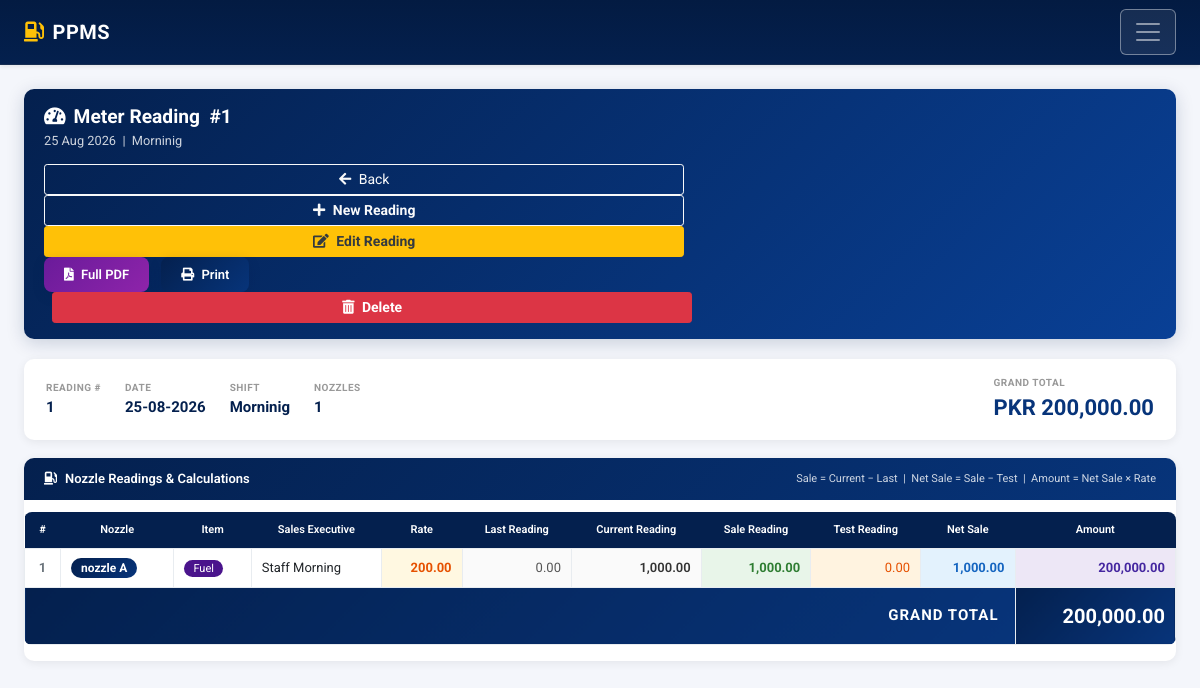
The app's page /meter-readings/view-meter-reading.php?id=1 (signed in) with its own data.
### tables this page shows
CREATE TABLE `tbl_meter_readings` (
  `id` int(11) NOT NULL,
  `date` date NOT NULL,
  `shift_id` int(11) NOT NULL DEFAULT 0,
  `payment_type` varchar(32) NOT NULL DEFAULT 'Cash',
  `grand_total` decimal(12,2) NOT NULL DEFAULT 0.00,
  `remarks` text DEFAULT NULL,
  `created_at` timestamp NOT NULL DEFAULT current_timestamp(),
  `updated_at` timestamp NOT NULL DEFAULT current_timestamp() ON UPDATE current_timestamp(),
  `deleted_at` datetime DEFAULT NULL
);

CREATE TABLE `tbl_shifts` (
  `id` int(11) NOT NULL,
  `name` varchar(128) NOT NULL,
  `start_time` time NOT NULL,
  `end_time` time NOT NULL,
  `status` enum('Active','Inactive') NOT NULL DEFAULT 'Active',
  `deleted_at` datetime DEFAULT NULL
);

CREATE TABLE `tbl_meter_reading_details` (
  `id` int(11) NOT NULL,
  `meter_reading_id` int(11) NOT NULL,
  `nozzle_id` int(11) NOT NULL,
  `staff_id` int(11) NOT NULL DEFAULT 0,
  `item_type` varchar(64) NOT NULL DEFAULT '',
  `price` decimal(10,2) NOT NULL DEFAULT 0.00,
  `last_reading` decimal(12,2) NOT NULL DEFAULT 0.00,
  `current_reading` decimal(12,2) NOT NULL DEFAULT 0.00,
  `sale_reading` decimal(12,2) NOT NULL DEFAULT 0.00,
  `test_reading` decimal(12,2) NOT NULL DEFAULT 0.00,
  `net_sale` decimal(12,2) NOT NULL DEFAULT 0.00,
  `amount` decimal(12,2) NOT NULL DEFAULT 0.00,
  `payment_type` varchar(32) NOT NULL DEFAULT 'Cash',
  `created_at` timestamp NOT NULL DEFAULT current_timestamp(),
  `updated_at` timestamp NOT NULL DEFAULT current_timestamp() ON UPDATE current_timestamp()
);

CREATE TABLE `tbl_nozzles` (
  `id` int(11) NOT NULL,
  `name` varchar(128) NOT NULL,
  `tank_id` int(11) NOT NULL,
  `item_id` int(11) NOT NULL,
  `start_reading` decimal(12,2) NOT NULL DEFAULT 0.00,
  `status` enum('Active','Inactive') NOT NULL DEFAULT 'Active',
  `created_at` timestamp NOT NULL DEFAULT current_timestamp(),
  `updated_at` timestamp NOT NULL DEFAULT current_timestamp() ON UPDATE current_timestamp(),
  `deleted_at` datetime DEFAULT NULL
);

### include/permissions.php (called while the page is built, shortened)
<?php
require_once __DIR__ . '/config.php';
function has_permission($module_slug, $action) {
    global $connection;
    $user_id = intval($_SESSION['loggedInUser']);
    $user_res = mysqli_query($connection, "SELECT type, role_id FROM tbl_accounts WHERE id = '$user_id' LIMIT 1");
    if (!$user_res || !($user = mysqli_fetch_assoc($user_res))) {
        return false;
    }
    if (strtolower(trim($user['type'] ?? '')) === 'admin') {
        return true;
    }
    return false;
}
?>

### meter-readings/view-meter-reading.php (the view, shortened to what this page needs)
<?php
require '../include/config.php';
require '../include/permissions.php';
$id = intval($_GET['id']);
$header_result = mysqli_query($connection,
    "SELECT mr.*, sh.name AS shift_name
     FROM tbl_meter_readings mr
     LEFT JOIN tbl_shifts sh ON mr.shift_id = sh.id
     WHERE mr.id = $id LIMIT 1");
$header = mysqli_fetch_assoc($header_result);
$isSoftDeleted = !empty($header['deleted_at']);
$details_sql = "SELECT mrd.*,
                       n.name AS nozzle_name,
                       CONCAT(st.first_name,' ',st.last_name) AS exec_name
                FROM tbl_meter_reading_details mrd
                LEFT JOIN tbl_nozzles n  ON mrd.nozzle_id = n.id
                LEFT JOIN tbl_staff   st ON st.id = mrd.staff_id
                WHERE mrd.meter_reading_id = $id
                ORDER BY mrd.id ASC";
$details_result = mysqli_query($connection, $details_sql);
$details = [];
while ($r = mysqli_fetch_assoc($details_result)) { $details[] = $r; }
$calcGrand = 0;
foreach ($details as $d) { $calcGrand += floatval($d['amount']); }
?>
<!DOCTYPE html>
<html lang="en">
<head>
    <link rel="stylesheet" href="https://stackpath.bootstrapcdn.com/bootstrap/4.3.1/css/bootstrap.min.css">
    <link rel="stylesheet" href="https://cdnjs.cloudflare.com/ajax/libs/font-awesome/5.11.2/css/all.min.css">
    <link rel="stylesheet" href="../include/style.css?v=1.0.1">
</head>
<body>
<?php include('../include/navbar.php'); ?>
<main class="main">
<div class="container-fluid pt-4 pb-5 px-4">
<?php
$grandDisplay = $calcGrand > 0 ? $calcGrand : floatval($header['grand_total']);
?>
<div class="page-header no-print">
    <div>
        <h4><i class="fas fa-tachometer-alt mr-2"></i>Meter Reading &nbsp;#<?php echo $id; ?></h4>
        <small style="opacity:.8;">
            <?php echo date('d M Y', strtotime($header['date'])); ?>
            &nbsp;|&nbsp; <?php echo htmlspecialchars($header['shift_name'] ?? 'N/A'); ?>
        </small>
    </div>
    <div>
        <a href="meter-reading-list.php" class="btn btn-outline-light btn-sm mr-2">
            <i class="fas fa-arrow-left mr-1"></i> Back
        </a>
        <?php if (has_permission('meter_readings', 'add')): ?>
        <a href="add-meter-reading.php" class="btn btn-outline-light btn-sm mr-2 font-weight-bold">
            <i class="fas fa-plus mr-1"></i> New Reading
        </a>
        <?php endif; ?>
        <?php if (has_permission('meter_readings', 'edit') && !$isSoftDeleted): ?>
        <a href="edit-meter-reading.php?id=<?php echo $id; ?>" class="btn btn-warning btn-sm mr-2 font-weight-bold text-dark">
            <i class="fas fa-edit mr-1"></i> Edit Reading
        </a>
        <?php endif; ?>
        <a href="generate-pdf-meter-reading.php?id=<?php echo $id; ?>" target="_blank"
           class="btn-print mr-2" style="display:inline-block;text-decoration:none;background:linear-gradient(135deg,#6a1b9a,#8e24aa);">
            <i class="fas fa-file-pdf mr-1"></i> Full PDF
        </a>
        <button onclick="window.print()" class="btn-print">
            <i class="fas fa-print mr-1"></i> Print
        </button>
        <?php if (has_permission('meter_readings', 'delete') && !$isSoftDeleted): ?>
        <button onclick="deleteMeterReading(<?php echo $id; ?>)" class="btn btn-danger btn-sm ml-2 font-weight-bold">
            <i class="fas fa-trash-alt mr-1"></i> Delete
        </button>
        <?php endif; ?>
    </div>
</div>
<div class="info-bar screen-only">
    <div class="info-item">
        <div class="lbl">Reading #</div>
        <div class="val"><?php echo $id; ?></div>
    </div>
    <div class="info-item">
        <div class="lbl">Date</div>
        <div class="val"><?php echo date('d-m-Y', strtotime($header['date'])); ?></div>
    </div>
    <div class="info-item">
        <div class="lbl">Shift</div>
        <div class="val"><?php echo htmlspecialchars($header['shift_name'] ?? 'N/A'); ?></div>
    </div>
    <div class="info-item">
        <div class="lbl">Nozzles</div>
        <div class="val"><?php echo count($details); ?></div>
    </div>
    <div class="info-item" style="margin-left:auto;">
        <div class="lbl">Grand Total</div>
        <div class="val grand">PKR <?php echo number_format($grandDisplay, 2); ?></div>
    </div>
</div>
<div class="card-wrap screen-only">
    <div class="card-title">
        <span><i class="fas fa-gas-pump mr-2"></i>Nozzle Readings &amp; Calculations</span>
        <span style="font-size:11px;opacity:.8;font-weight:400;">
            Sale = Current − Last &nbsp;|&nbsp; Net Sale = Sale − Test &nbsp;|&nbsp; Amount = Net Sale × Rate
        </span>
    </div>
    <?php if (empty($details)): ?>
    <div class="empty-details">
        <div class="icon"><i class="fas fa-database"></i></div>
        <p><strong>No nozzle detail rows found for this reading.</strong></p>
    </div>
    <?php else: ?>
    <div class="table-responsive">
        <table class="table table-bordered rtable">
            <thead>
                <tr>
                    <th style="width:36px;">#</th>
                    <th>Nozzle</th>
                    <th>Item</th>
                    <th>Sales Executive</th>
                    <th>Rate</th>
                    <th>Last Reading</th>
                    <th>Current Reading</th>
                    <th style="background:#1b5e20;">Sale Reading</th>
                    <th style="background:#bf360c;">Test Reading</th>
                    <th style="background:#0d47a1;">Net Sale</th>
                    <th style="background:#4a148c;">Amount</th>
                </tr>
            </thead>
            <tbody>
            <?php $rn = 1; foreach ($details as $d):
                $itLow   = strtolower($d['item_type'] ?? '');
                $itClass = strpos($itLow,'petrol')!==false ? 'badge-petrol'
                         : (strpos($itLow,'diesel')!==false ? 'badge-diesel' : 'badge-item');
                $saleR  = floatval($d['sale_reading']);
                $testR  = floatval($d['test_reading']);
                $netS   = floatval($d['net_sale']);
                $amt    = floatval($d['amount']);
                $price  = floatval($d['price']);
                $lastR  = floatval($d['last_reading']);
                $currR  = floatval($d['current_reading']);
            ?>
            <tr>
                <td class="text-center text-muted font-weight-bold"><?php echo $rn++; ?></td>
                <td class="td-nozzle">
                    <span class="badge-nozzle"><?php echo htmlspecialchars($d['nozzle_name'] ?? 'N/A'); ?></span>
                </td>
                <td><span class="<?php echo $itClass; ?>"><?php echo htmlspecialchars($d['item_type'] ?? 'N/A'); ?></span></td>
                <td class="td-exec"><?php echo htmlspecialchars($d['exec_name'] ?? '—'); ?></td>
                <td class="td-rate"><?php echo number_format($price, 2); ?></td>
                <td class="td-last"><?php echo number_format($lastR, 2); ?></td>
                <td class="td-curr"><?php echo number_format($currR, 2); ?></td>
                <td class="td-sale"><?php echo number_format($saleR, 2); ?></td>
                <td class="td-test"><?php echo number_format($testR, 2); ?></td>
                <td class="td-net"><?php echo number_format($netS, 2); ?></td>
                <td class="td-amount"><?php echo number_format($amt, 2); ?></td>
            </tr>
            <?php endforeach; ?>
            </tbody>
            <tfoot>
                <tr class="grand-row">
                    <td colspan="10" class="text-right pr-3" style="letter-spacing:1px;">
                        <i class="fas fa-sigma mr-2"></i>GRAND TOTAL
                    </td>
                    <td class="grand-val"><?php echo number_format($grandDisplay, 2); ?></td>
                </tr>
            </tfoot>
        </table>
    </div>
    <?php endif; ?>
</div>
</div>
</main>
</body>
</html>

### include/navbar.php (shortened to what this page needs)
<?php
$prefix = '';
if (!file_exists('include/navbar.php')) {
    $prefix = '../';
}
require_once __DIR__ . '/permissions.php';
?>
<nav class="navbar navbar-expand-custom bg-dark navbar-dark px-3 px-lg-4 shadow-sm main-navbar">
    <a class="navbar-brand font-weight-bold d-flex align-items-center" href="<?php echo $prefix; ?>dashboard.php">
        <i class="fas fa-gas-pump mr-2 text-warning"></i> PPMS
    </a>
    <button class="navbar-toggler" type="button" data-toggle="collapse" data-target="#navbarNavDropdown" aria-controls="navbarNavDropdown" aria-expanded="false" aria-label="Toggle navigation">
        <span class="navbar-toggler-icon"></span>
    </button>
</nav>

### include/style.css (style rules this page uses)
:root { --primary-color: #04204e; --primary-hover: #07347a; --primary-light: #e6f0fa; --primary-gradient: linear-gradient(135deg, var(--primary-color) 0%, #07347a 100%); --gradient-header: linear-gradient(135deg, var(--primary-color) 0%, #094096 100%); --navy-glass: rgba(4, 32, 78, 0.96); }
body { font-family: 'Roboto', sans-serif; background-color: #f4f6fb; color: #212529; overflow-x: hidden; }
.main-navbar, .navbar.bg-dark { background-color: var(--primary-color) !important; background: linear-gradient(180deg, #031b42 0%, #04204e 100%) !important; border-bottom: 1px solid rgba(255, 255, 255, 0.08); transition: all 0.25s ease; z-index: 1030; padding-top: 0.55rem; padding-bottom: 0.55rem; }
.navbar-brand { font-size: 1.25rem; letter-spacing: 0.5px; color: #ffffff !important; }
@media (max-width: 1240px) { .navbar.main-navbar, .navbar.navbar-expand-lg.main-navbar, .navbar.navbar-expand-custom.main-navbar { flex-wrap: wrap !important; } }
@media (max-width: 1240px) { .navbar.main-navbar .navbar-toggler, .navbar.navbar-expand-lg.main-navbar .navbar-toggler, .navbar.navbar-expand-custom.main-navbar .navbar-toggler { display: inline-flex !important; align-items: center !important; justify-content: center !important; border: 1.5px solid rgba(255, 255, 255, 0.4) !important; padding: 7px 12px !important; border-radius: 6px !important; background: rgba(255, 255, 255, 0.08) !important; cursor: pointer !important; transition: all 0.2s ease !important; } }
@media (max-width: 1240px) { .page-header { padding: 16px 20px !important; flex-direction: column !important; align-items: flex-start !important; gap: 12px; } }
@media (max-width: 1240px) { .page-header h4, .page-header h2 { font-size: 1.2rem !important; } }
@media (max-width: 1240px) { .page-header .btn { width: 100%; text-align: center; } }
@media (max-width: 1240px) { .table-responsive { -webkit-overflow-scrolling: touch; border-radius: 8px; margin-bottom: 1rem; width: 100%; overflow-x: auto; } }
table thead th, .table thead th { background-color: #04204e !important; color: #ffffff !important; border-color: #04204e !important; vertical-align: middle !important; }

### records on screen
tbl_meter_readings: date "25 Aug 2026", shift.name "Morninig", date "25-08-2026"
tbl_meter_reading_details: nozzle.name "nozzle A", item_type "Fuel", exec_name "Staff Morning", price "200.00", last_reading "0.00", current_reading "1,000.00", sale_reading "1,000.00", test_reading "0.00", net_sale "1,000.00", amount "200,000.00"

### other values on screen
$id "1"
count($details) "1"
$grandDisplay "200,000.00"
